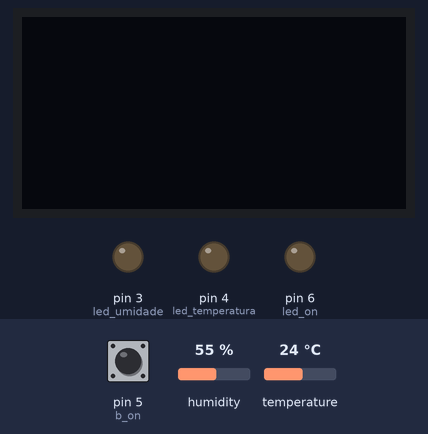
Simulated run of this sketch. Board: Arduino Uno, built with avr-gcc and run on an emulated ATmega328P. Parts: 128×64 one-colour display, output pins drawn as LEDs (lit = HIGH). Inputs (shaded band) come from the test bench; at power-on: pin 5 (b_on) HIGH, humidity 55 %, temperature 24 °C.

Above: at 1.2 s.
1.3 s: pin 5 (b_on) pulled LOW for 3.2 s
At 2.6 s:
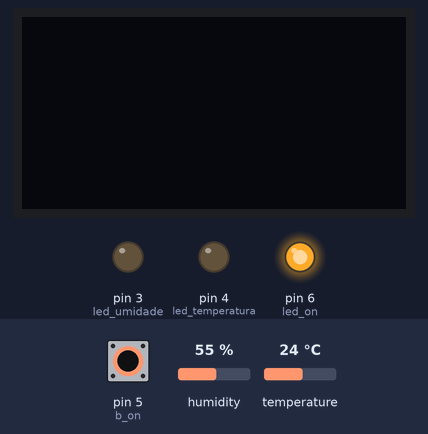
6.0 s: pin 5 (b_on) pulled LOW for 0.15 s
At 7.2 s:
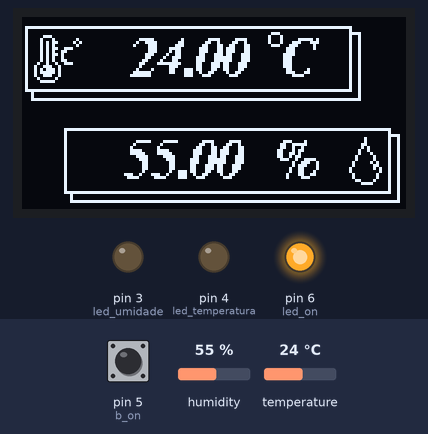
7.6 s: humidity set to 31 %
At 10.2 s:
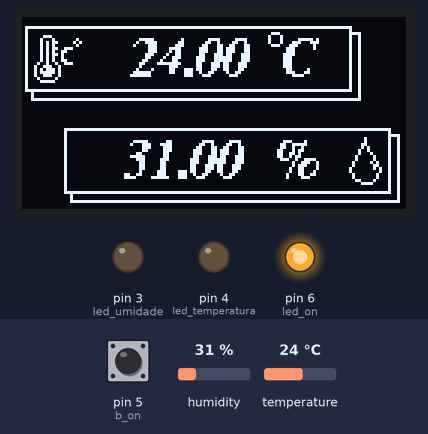
10.5 s: humidity set to 28 %
At 11.6 s:
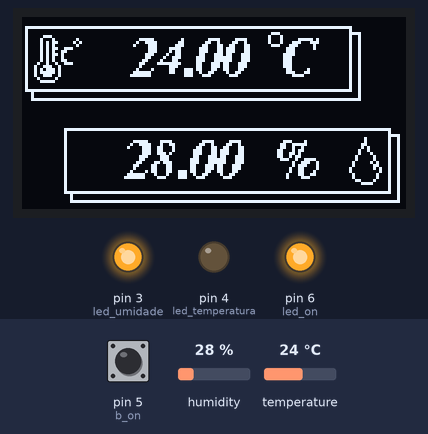
12.6 s: temperature set to 29 °C
At 14.0 s:
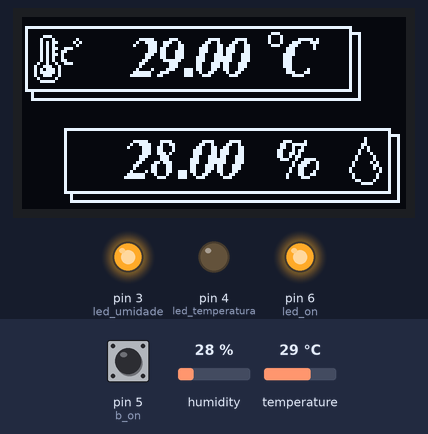
14.6 s: temperature set to 32 °C
At 16.3 s:
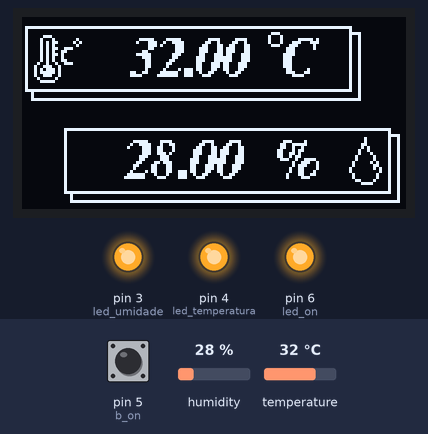
Timing chart, 0 to 17.7 s (numbered marks = the images above; inputs shaded):
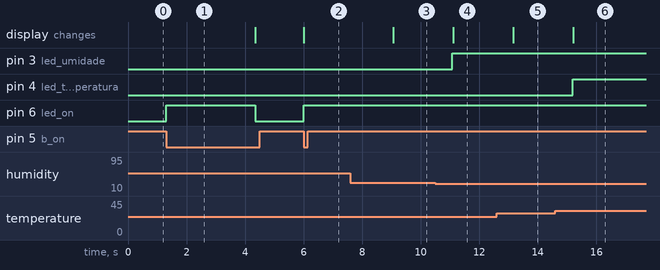

Measured:
- the behaviour switches between 30 and 29 % on humidity (found by bisection; images 3 and 4)
- the behaviour switches between 30 and 31 °C on temperature (found by bisection; images 5 and 6)
- after the input at 1.3 s, pin 6 (led_on): LOW → HIGH at once, → LOW 3.1 s later
- after the input at 6.0 s, pin 6 (led_on): LOW → HIGH at once; the display: changes at once (image 2)
- after the input at 7.6 s, the display: changes after 1.5 s (image 3)
- after the input at 10.5 s, pin 3 (led_umidade): LOW → HIGH after 0.58 s; the display: changes after 0.61 s (image 4)
- after the input at 12.6 s, the display: changes after 0.57 s (image 5)
- after the input at 14.6 s, pin 4 (led_temperatura): LOW → HIGH after 0.59 s; the display: changes after 0.62 s (image 6)

The sketch:

visor_temperatura_umidade_V1.ino
```cpp
// BIBLIOTECAS
#include <Adafruit_GFX.h>
#include <Adafruit_GrayOLED.h>
#include <Adafruit_SPITFT.h>
#include <Adafruit_SPITFT_Macros.h>
#include <gfxfont.h>

#include <Adafruit_SSD1306.h>
#include <splash.h>

#include <Adafruit_Sensor.h>
#include <DHT.h>
#include <DHT_U.h>


// Propriedades sensor DHT11
#define DHTPIN 2          // MUDE para o pino 2 (ou outro digital livre)
#define DHTTYPE DHT11

// Propriedades tela OLED
#define SCREEN_WIDTH 128
#define SCREEN_HEIGHT 64
#define OLED_RESET -1

Adafruit_SSD1306 display(SCREEN_WIDTH, SCREEN_HEIGHT, &Wire, OLED_RESET);

// Criando objeto dht
DHT dht(DHTPIN, DHTTYPE);

// Declarando as variáveis antes para evitar erros de sequência do compilador
float t = 0;
float h = 0;

// Pinos dos componentes
const int led_umidade = 3;
const int led_temperatura = 4;
const int led_on = 6;

const int b_on = 5;

// Dispositivo ligado/desligado
bool ligado = false;


// INTERFACE GRÁFICA OLED
// [BEGIN lopaka generated]
#include "FreeSerifBoldItalic9pt7b.h"
#include "FreeMonoOblique12pt7b.h"
#include "FreeSans9pt7b.h"
#include "FreeSerifBoldItalic9pt7b.h"

#include "address_32_32_28f.h"

static const unsigned char PROGMEM image_weather_humidity_white_bits[] = {0x04,0x00,0x04,0x00,0x0c,0x00,0x0a,0x00,0x12,0x00,0x11,0x00,0x20,0x80,0x20,0x80,0x41,0x40,0x40,0xc0,0x80,0xa0,0x80,0x20,0x40,0x40,0x40,0x40,0x30,0x80,0x0f,0x00};

static const unsigned char PROGMEM image_weather_temperature_bits[] = {0x1c,0x00,0x22,0x02,0x2b,0x05,0x2a,0x02,0x2b,0x38,0x2a,0x60,0x2b,0x40,0x2a,0x40,0x2a,0x60,0x49,0x38,0x9c,0x80,0xae,0x80,0xbe,0x80,0x9c,0x80,0x41,0x00,0x3e,0x00};

void drawScreen_1(void) {
    display.clearDisplay();
    // weather_humidity_white
    display.drawBitmap(109, 40, image_weather_humidity_white_bits, 11, 16, 1);
    // rect 3
    display.drawRect(1, 3, 109, 22, 1);
    // line 5
    display.drawLine(110, 5, 112, 5, 1);
    // line 6
    display.drawLine(112, 6, 112, 27, 1);
    // line 7
    display.drawLine(65, 27, 3, 27, 1);
    // line 7
    display.drawLine(66, 27, 111, 27, 1);
    // rect 3 copy 1
    display.drawRect(14, 37, 109, 22, 1);
    // line 8
    display.drawLine(3, 26, 3, 25, 1);
    // line 5 copy 1
    display.drawLine(123, 39, 125, 39, 1);
    // line 6 copy 1
    display.drawLine(125, 40, 125, 61, 1);
    // line 7 copy 1
    display.drawLine(78, 61, 16, 61, 1);
    // line 8 copy 1
    display.drawLine(16, 60, 16, 59, 1);
    // line 7 copy 2
    display.drawLine(79, 61, 124, 61, 1);
    // weather_temperature
    display.drawBitmap(4, 6, image_weather_temperature_bits, 16, 16, 1);
    // string 15
    display.setTextColor(1);
    display.setTextWrap(false);
    display.setFont(&FreeSerifBoldItalic9pt7b);
    display.setCursor(36, 18);
    display.print(t, 2);
    display.print("  C");
    // string 15 copy 1
    display.setCursor(34, 52);
    display.print(h, 2);
    display.print("  %");
    // circle 17
    display.drawCircle(84, 7, 2, 1);
    display.display();
}

void updateAnimations() {
    address_32_32_28f_frame = millis() / 42 % 28;
}

void drawAnimation_address_32_32_28f(void) {
    display.fillRect(6, 16, 32, 32, 0);
    display.drawBitmap(6, 16, address_32_32_28f_frames[address_32_32_28f_frame], 32, 32, 1);
    display.display();
}

void drawAnimations() {
    updateAnimations();
    drawAnimation_address_32_32_28f();
}

void drawScreen_2(void) {
    display.clearDisplay();
    display.setTextColor(1);
    display.setTextWrap(false);
    display.setFont(&FreeMonoOblique12pt7b);
    display.setCursor(30, 49);
    display.print("");
    display.setFont(&FreeSerifBoldItalic9pt7b);
    display.setCursor(44, 45);
    display.print("00  C");
    display.drawCircle(71, 33, 2, 1);
    display.drawRect(4, 5, 120, 54, 1);
    display.drawLine(6, 59, 6, 61, 1);
    display.drawLine(124, 8, 126, 8, 1);
    display.drawLine(7, 61, 126, 61, 1);
    display.drawLine(126, 60, 126, 9, 1);
    display.setFont(&FreeSans9pt7b);
    display.setCursor(43, 27);
    display.print("Sorocaba");
    display.display();
}


// [END lopaka generated]


// FUNÇÕES DE CHECAGEM
void checar_temperatura(void) {
  if (t > 30.00) {
    digitalWrite(led_temperatura, HIGH);
  }
  else {
    digitalWrite(led_temperatura, LOW);
  }
}

void checar_umidade(void) {
  if ((h > 60.00 || h < 30.00) && ligado) {
    digitalWrite(led_umidade, HIGH);
  }
  else {
    digitalWrite(led_umidade, LOW);
  }
}


void setup() {
  dht.begin(); // OBRIGATÓRIO: Inicializa o sensor

  // Inicializa o OLED
  if (!display.begin(SSD1306_SWITCHCAPVCC, 0x3C)) {
    while (true);
  }

  pinMode(led_umidade, OUTPUT);
  pinMode(led_temperatura, OUTPUT);
  pinMode(led_on, OUTPUT);

  pinMode(b_on, INPUT_PULLUP);

  digitalWrite(led_umidade, LOW);
  digitalWrite(led_temperatura, LOW);

  display.ssd1306_command(SSD1306_DISPLAYOFF);
}

void loop() {

  // BOTÃO ON/OFF
  if (digitalRead(b_on) == LOW) {
    if (!ligado) {
      digitalWrite(led_on, HIGH);
      display.ssd1306_command(SSD1306_DISPLAYON);
    }
    else {
      digitalWrite(led_on, LOW);
      digitalWrite(led_temperatura, LOW);
      digitalWrite(led_umidade, LOW);
      display.ssd1306_command(SSD1306_DISPLAYOFF);
    }
    ligado = !ligado;
    delay(1000);
  }

  // DISPOSITIVO LIGADO
  if (ligado) {
    delay(2000); // O DHT11 precisa de ~2 segundos entre leituras

    t = dht.readTemperature();
    h = dht.readHumidity();

    checar_temperatura();
    checar_umidade();

    drawScreen_1();
  }

}
```

Source omitted: blique12pt7b.h (data table, 15329 bytes), reeSans9pt7b.h (data table, 11733 bytes), dItalic9pt7b.h (data table, 12830 bytes), ss_32_32_28f.h (data table, 18346 bytes)
